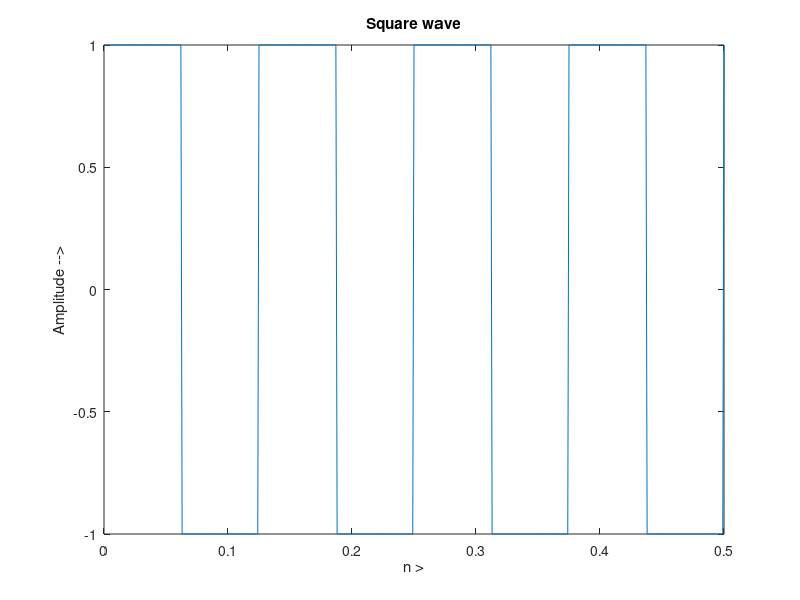

MATLAB code for this plot:
clc;
clear all;
close all;
f_sq = 8;
t_sq = 0:0.001:0.5;
x_sq = square(2*pi*f_sq*t_sq);

plot(t_sq,x_sq);

xlabel('n >');
ylabel('Amplitude -->');
title('Square wave');
